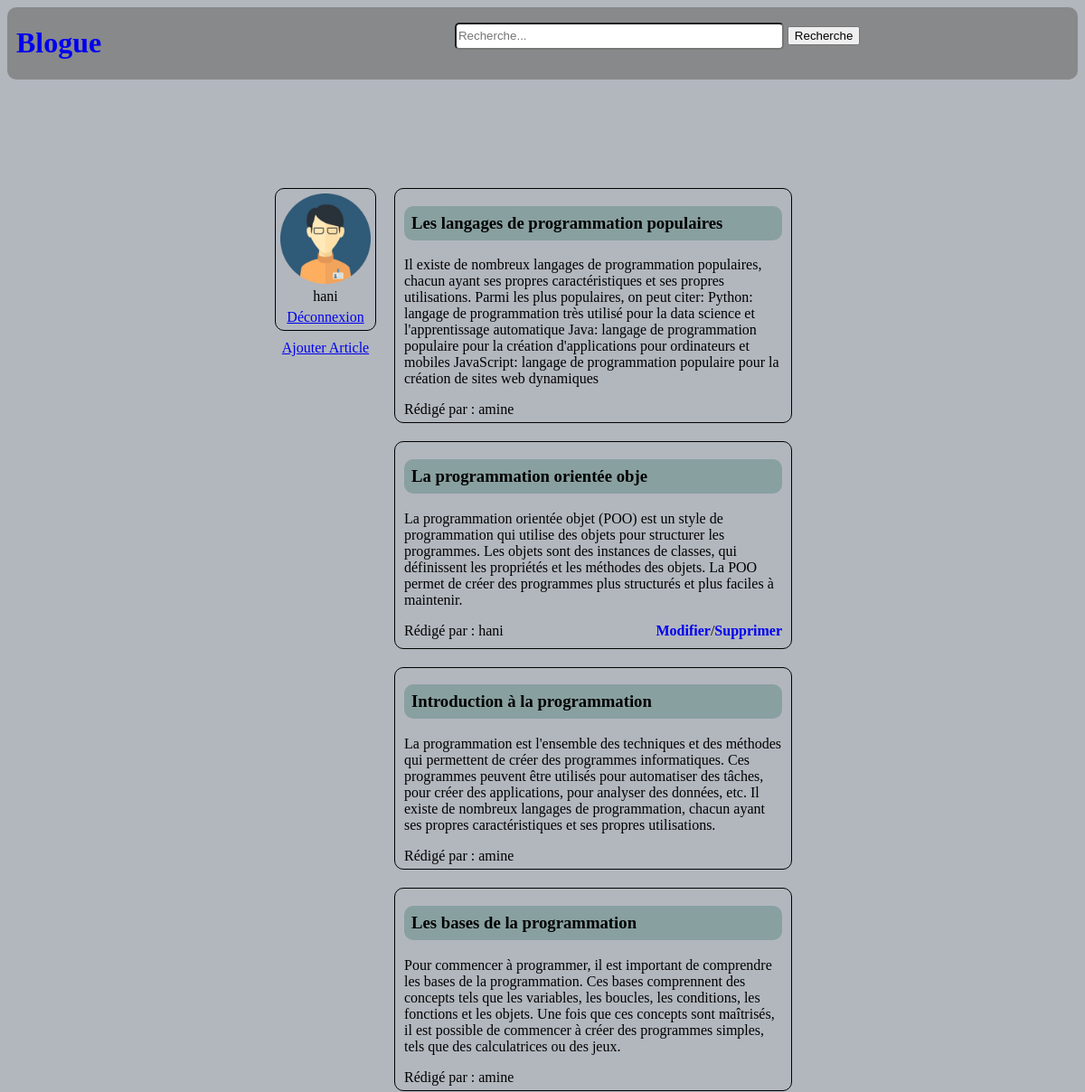
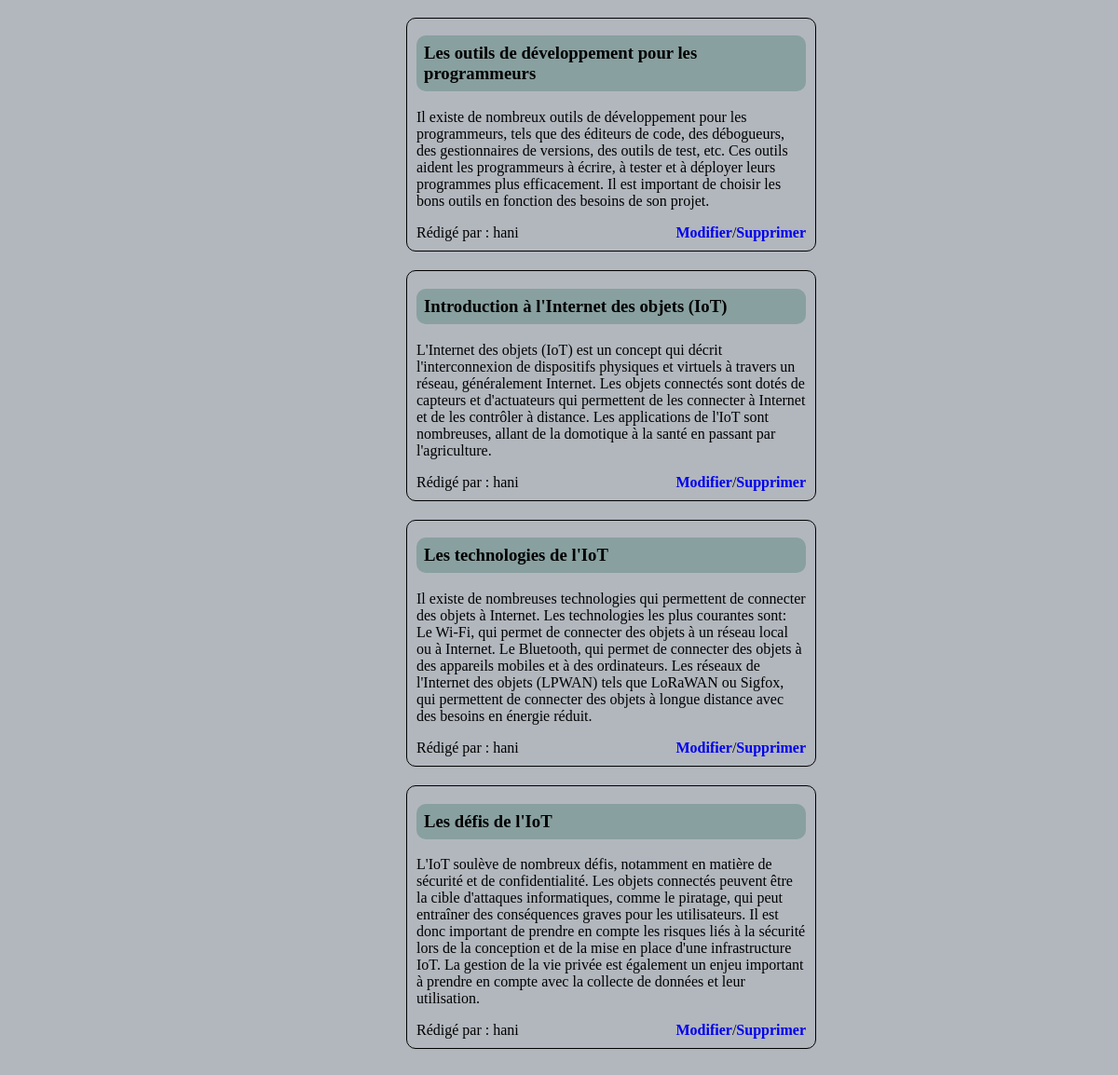
Page / (signed in) on the committed database (2 pictures, top to bottom).
### tables this page shows
CREATE TABLE IF NOT EXISTS `article` (
  `id` int(11) NOT NULL AUTO_INCREMENT,
  `titre` varchar(256) NOT NULL,
  `text` varchar(1000) NOT NULL,
  `auteur` varchar(40) NOT NULL,
  PRIMARY KEY (`id`),
  KEY `auteur` (`auteur`)
);

### modeles/affichageVues.php (called while the page is built, shortened)
<?php
function vueArticles($resultat_liste_articles,$paramRecherche,$visible){
    require_once("vues/header.php");
    require("vues/liste_article.php");
}
?>

### modeles/articles.php (called while the page is built, shortened)
<?php
function obtenir_liste_articles(){
    global $connexion;
    $requete = "SELECT * FROM article";
    $resultats = mysqli_query($connexion, $requete);
    return $resultats;
}
?>

### vues/liste_article.php (the view, shortened to what this page needs)
<?php
    if(isset($_SESSION["USER"])){
        $user = $_SESSION["USER"];
        $linkIcon = "vues/icon/login-on.png";
        $lienIdentification = "<a href='index.php?commande=Deconnexion'>Déconnexion</a>";
        $boutonAjouterArticle = "<a class='bouton' href='index.php?commande=FormAjouter'>Ajouter Article</a>";
    }
    else{
        $user = "Invité";
        $linkIcon = "vues/icon/login-off.png";
        $lienIdentification = "<a href='index.php?commande=formAuthentification'>S'identifier</a>";
        $boutonAjouterArticle = "";
    }
?>
<main>
    <ASIDE>
        <div class="login">
            <img src=<?= $linkIcon ?>  alt="login">
            <span><?= $user ?></span>
            <?= $lienIdentification ?>
        </div>
        <div>
            <?= $boutonAjouterArticle ?>
        </div>
    </ASIDE>
    <div class="conteneur">
        <?php
            if(mysqli_num_rows($resultat_liste_articles) > 0){
                while($ligne = mysqli_fetch_assoc($resultat_liste_articles)){
                echo" <article>
                        <h3>".htmlspecialchars($ligne["titre"])."</h3>
                        <p>".htmlspecialchars($ligne["text"])."</p>
                        <div>
                        <span> Rédigé par : ".htmlspecialchars($ligne["auteur"])."</span>";
                if(isset($_SESSION["USER"])){
                        if($_SESSION["USER"] == $ligne["auteur"]){
                        echo"<div><a href='index.php?commande=FormModifier&id=".$ligne["id"]."'>Modifier</a> /
                                <a href='index.php?commande=Supprimer&id=".$ligne["id"]."'>Supprimer</a></div>";
                        }
                }
                    echo "</div></article>";
                }
            }
        ?>
    </div>
</main>

### vues/css/style.css (style rules this page uses)
body { background-color: rgb(178, 183, 190); }
ASIDE img { max-width: 100px; }
.login { display: flex; flex-direction: column; align-items: center; border: 1px solid; border-radius: 10px; padding: 5px; gap: 5px; }
aside { display: flex; flex-direction: column; gap: 10px; align-items: center; margin-top: 20px; height: 200px; }
main { display: flex; max-width: 50%; margin-top: 100px; margin-left: auto ; margin-right: auto; }
main article { border: 1px solid; margin: 20px; padding: 0px 10px; border-radius: 10px; }
article h3 { background-color: rgb(137, 160, 160); border-radius: 10px; padding: 8px; }
article div { display: flex; justify-content:space-between; margin-bottom: 5px; }
article a { text-decoration: none; font-weight: bold; }

### rows in the picture
article: titre "Les langages de programmation populaires", text "Il existe de nombreux langages de programmation populaires, chacun ayant ses propres caractéristiques et ses propres utilisations. Parmi les plus populaires, on peut citer: Python: langage de programmation très utilisé pour la data science et l'apprentissage automatique Java: langage de programmation populaire pour la création d'applications pour ordinateurs et mobiles JavaScript: langage de programmation populaire pour la création de sites web dynamiques", auteur "amine"
article: titre "La programmation orientée obje", text "La programmation orientée objet (POO) est un style de programmation qui utilise des objets pour structurer les programmes. Les objets sont des instances de classes, qui définissent les propriétés et les méthodes des objets. La POO permet de créer des programmes plus structurés et plus faciles à maintenir.", auteur "hani"
article: titre "Introduction à la programmation", text "La programmation est l'ensemble des techniques et des méthodes qui permettent de créer des programmes informatiques. Ces programmes peuvent être utilisés pour automatiser des tâches, pour créer des applications, pour analyser des données, etc. Il existe de nombreux langages de programmation, chacun ayant ses propres caractéristiques et ses propres utilisations.", auteur "amine"
article: titre "Les bases de la programmation", text "Pour commencer à programmer, il est important de comprendre les bases de la programmation. Ces bases comprennent des concepts tels que les variables, les boucles, les conditions, les fonctions et les objets. Une fois que ces concepts sont maîtrisés, il est possible de commencer à créer des programmes simples, tels que des calculatrices ou des jeux.", auteur "amine"
article: titre "Les outils de développement pour les programmeurs", text "Il existe de nombreux outils de développement pour les programmeurs, tels que des éditeurs de code, des débogueurs, des gestionnaires de versions, des outils de test, etc. Ces outils aident les programmeurs à écrire, à tester et à déployer leurs programmes plus efficacement. Il est important de choisir les bons outils en fonction des besoins de son projet.", auteur "hani"
article: titre "Introduction à l'Internet des objets (IoT)", text "L'Internet des objets (IoT) est un concept qui décrit l'interconnexion de dispositifs physiques et virtuels à travers un réseau, généralement Internet. Les objets connectés sont dotés de capteurs et d'actuateurs qui permettent de les connecter à Internet et de les contrôler à distance. Les applications de l'IoT sont nombreuses, allant de la domotique à la santé en passant par l'agriculture.", auteur "hani"
article: titre "Les technologies de l'IoT", text "Il existe de nombreuses technologies qui permettent de connecter des objets à Internet. Les technologies les plus courantes sont: Le Wi-Fi, qui permet de connecter des objets à un réseau local ou à Internet. Le Bluetooth, qui permet de connecter des objets à des appareils mobiles et à des ordinateurs. Les réseaux de l'Internet des objets (LPWAN) tels que LoRaWAN ou Sigfox, qui permettent de connecter des objets à longue distance avec des besoins en énergie réduit.", auteur "hani"
article: titre "Les défis de l'IoT", text "L'IoT soulève de nombreux défis, notamment en matière de sécurité et de confidentialité. Les objets connectés peuvent être la cible d'attaques informatiques, comme le piratage, qui peut entraîner des conséquences graves pour les utilisateurs. Il est donc important de prendre en compte les risques liés à la sécurité lors de la conception et de la mise en place d'une infrastructure IoT. La gestion de la vie privée est également un enjeu important à prendre en compte avec la collecte de données et leur utilisation.", auteur "hani"

### other values in the picture
$user "hani"
